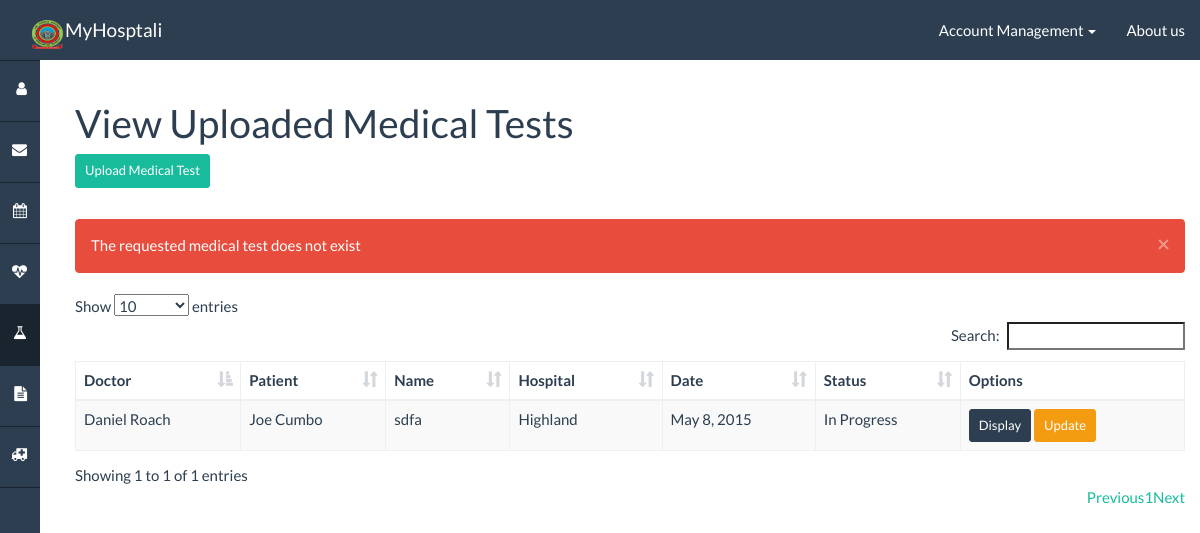
Page /medtest/list/ (signed in) on the committed database.
### healthnet/models.py (models this page shows, shortened)
class MedicalTest(models.Model):
    name = models.CharField(max_length=50)
    date = models.DateField()
    hospital = models.ForeignKey(Hospital)
    description = models.CharField(max_length=200)
    doctor = models.ForeignKey(Account, related_name="medicaltests_doctor")
    patient = models.ForeignKey(Account, related_name="medicaltests_patient")
    private = models.BooleanField(default=True)
    completed = models.BooleanField()
    image1 = models.FileField(blank=True, null=True, upload_to='medtests/%Y/%m/%d')
    image2 = models.FileField(blank=True, null=True, upload_to='medtests/%Y/%m/%d')
    image3 = models.FileField(blank=True, null=True, upload_to='medtests/%Y/%m/%d')
    image4 = models.FileField(blank=True, null=True, upload_to='medtests/%Y/%m/%d')
    image5 = models.FileField(blank=True, null=True, upload_to='medtests/%Y/%m/%d')

class Account(models.Model):
    ACCOUNT_UNKNOWN = 0
    ACCOUNT_PATIENT = 10
    ACCOUNT_NURSE = 20
    ACCOUNT_DOCTOR = 30
    ACCOUNT_ADMIN = 40
    ACCOUNT_TYPES = (
        (ACCOUNT_UNKNOWN, "Unknown"),
        (ACCOUNT_PATIENT, "Patient"),
        (ACCOUNT_NURSE, "Nurse"),
        (ACCOUNT_DOCTOR, "Doctor"),
        (ACCOUNT_ADMIN, "Admin"),
    )
    EMPLOYEE_TYPES = (
        (ACCOUNT_NURSE, "Nurse"),
        (ACCOUNT_DOCTOR, "Doctor"),
        (ACCOUNT_ADMIN, "Admin"),
    )
    role = models.IntegerField(default=0, choices=ACCOUNT_TYPES)
    profile = models.OneToOneField(Profile)
    user = models.OneToOneField(User)
    class Admin:
        list_display = (
            'role',
            'profile',
            'user'
        )

class Profile(models.Model):
    GENDER = (
        ('M', "Male"),
        ('F', "Female"),
    )
    firstname = models.CharField(blank=True, max_length=50)
    lastname = models.CharField(blank=True, max_length=50)
    insurance = models.CharField(blank=True, max_length=50)
    emergencyContactName = models.CharField(blank=True, max_length=50)
    emergencyContactNumber = models.CharField(blank=True, max_length=20)
    sex = models.CharField(blank=True, max_length=1, choices=GENDER)
    birthday = models.DateField(default=date(1000, 1, 1))
    phone = models.CharField(blank=True, max_length=20)
    allergies = models.CharField(blank=True, max_length=250)
    created = models.DateTimeField(auto_now_add=True)
    prefHospital = models.ForeignKey(Hospital, null=True, related_name="profiles_prefhospital")
    linkedEmergencyContact = models.ForeignKey('Account', null=True, related_name="profiles_contact")
    primaryCareDoctor = models.ForeignKey('Account', null=True, related_name="profiles_primarycaredoctor")
    def __str__(self):
        return self.firstname + " " + self.lastname

class Hospital(models.Model):
    name = models.CharField(max_length=50)
    phone = models.CharField(max_length=20)
    location = models.OneToOneField(Location)
    class Admin:
        list_display = (
            'name',
            'phone',
            'location'
        )

### healthnet/views_medtest.py (the view)
# urls.py: url(r'^medtest/list/$', views_medtest.list_view, name='medtest/list'),
def list_view(request):
    authentication_result = views.authentication_check(
        request,
        [Account.ACCOUNT_DOCTOR, Account.ACCOUNT_NURSE, Account.ACCOUNT_PATIENT]
    )
    if authentication_result is not None: return authentication_result
    template_data = views.parse_session(request)
    if request.user.account.role == Account.ACCOUNT_DOCTOR:
        template_data['query'] = MedicalTest.objects.all()
    elif request.user.account.role == Account.ACCOUNT_NURSE:
        template_data['query'] = MedicalTest.objects.filter(hospital=request.user.account.profile.prefHospital)
    else:
        template_data['query'] = MedicalTest.objects.filter(patient=request.user, private=False)
    return render(request, 'healthnet/medtest/list.html', template_data)

### healthnet/templatetags/app_filters.py (called while the page is built)
@register.filter(name='isAuthenticated')
def isAuthenticated(user):
    return user.is_authenticated()

### healthnet/views.py (called while the page is built)
def parse_session(request, template_data=None):
    if template_data is None:
        template_data = {}
    if request.session.has_key('alert_success'):
        template_data['alert_success'] = request.session.get('alert_success')
        del request.session['alert_success']
    if request.session.has_key('alert_danger'):
        template_data['alert_danger'] = request.session.get('alert_danger')
        del request.session['alert_danger']
    return template_data

### templates/healthnet/medtest/list.html (shortened to what this page needs)
{% extends "base.html" %}
{% load app_filters %}
{% block sidebar_medtest %}active{% endblock %}
{% block body_header %}
    View Uploaded Medical Tests
    {% if user.account.role == 30 %}
        <br>
        <a class="btn btn-success btn-sm" href="/medtest/upload/" role="button">Upload Medical Test</a>
    {% endif %}
{% endblock %}
{% block body %}
    <table id="datatable" class="table table-hover table-striped table-bordered">
        <thead>
            <th>Doctor</th>
            <th>Patient</th>
            <th>Name</th>
            <th>Hospital</th>
            <th>Date</th>
            <th>Status</th>
            <th data-defaultsort='disabled'>Options</th>
        </thead>
        <tbody>
            {% for test in query %}
                <tr>
                    <td>{{ test.doctor.profile }} </td>
                    <td>{{ test.patient.profile }}</td>
                    <td>{{ test.name }}</td>
                    <td>{{ test.hospital.name }}</td>
                    <td>{{ test.date }}</td>
                    <td>{% if test.completed %}Completed{%else %}In Progress{% endif %}</td>
                    <td>
                        <a class="btn btn-primary btn-sm" href="/medtest/display/?pk={{ test.pk }}" role="button">Display</a>
                        {% if user.account.role == 30 %}
                            <a class="btn btn-warning btn-sm" href="/medtest/update/?pk={{ test.pk }}" role="button">Update</a>
                        {% endif %}
                    </td>
                </tr>
            {% endfor %}
    </table>
{% endblock %}

### healthnet/static/css/dashboard.css (style rules this page uses)
body,html { height: 100%; }

### rows in the picture
MedicalTest: doctor.profile "Daniel Roach", patient.profile "Joe Cumbo", name "sdfa", hospital.name "Highland", date "May 8, 2015", completed "In Progress"

### other values in the picture
{{ alert_danger }} "The requested medical test does not exist"
